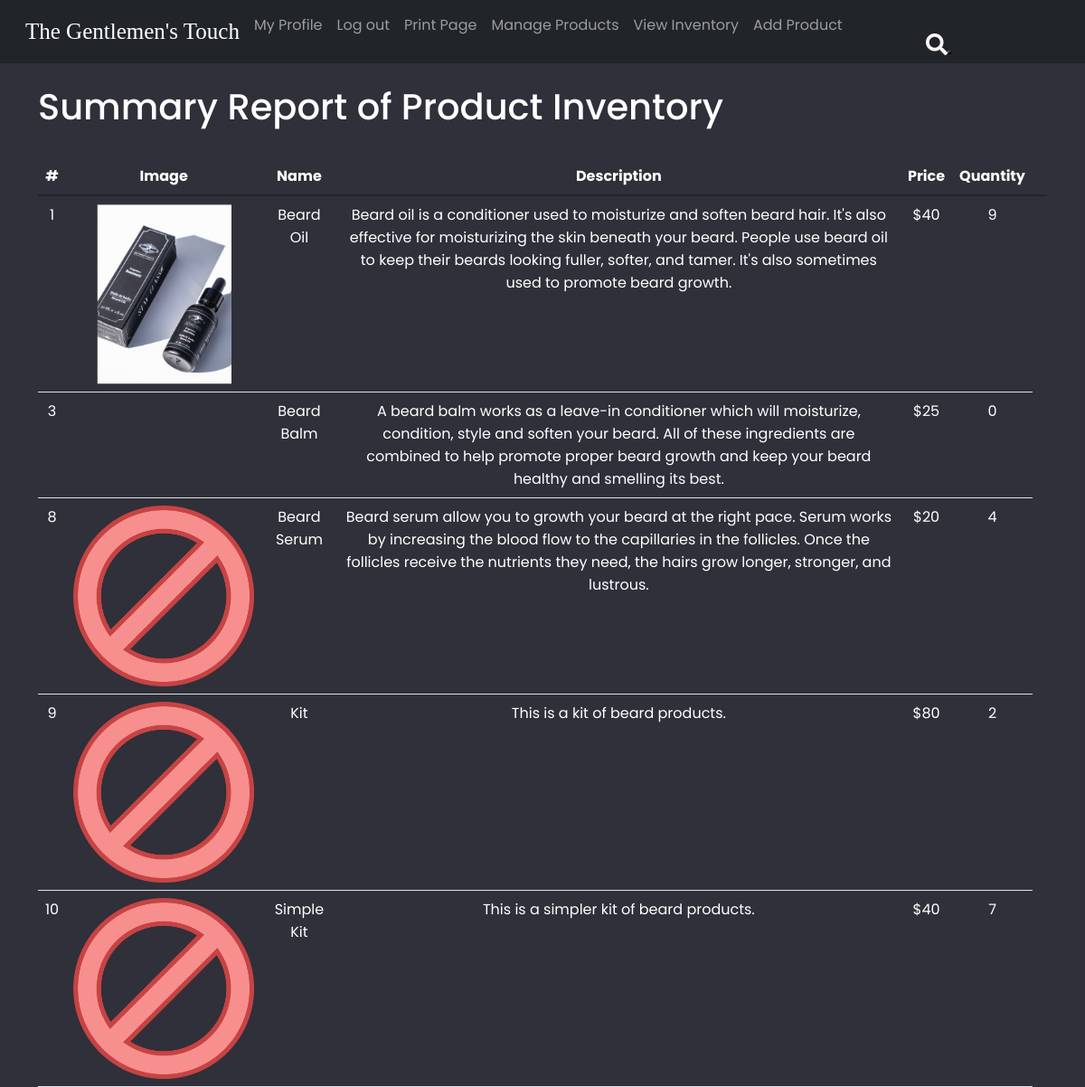
The page /Main/summary (signed in) on the database as committed earlier.
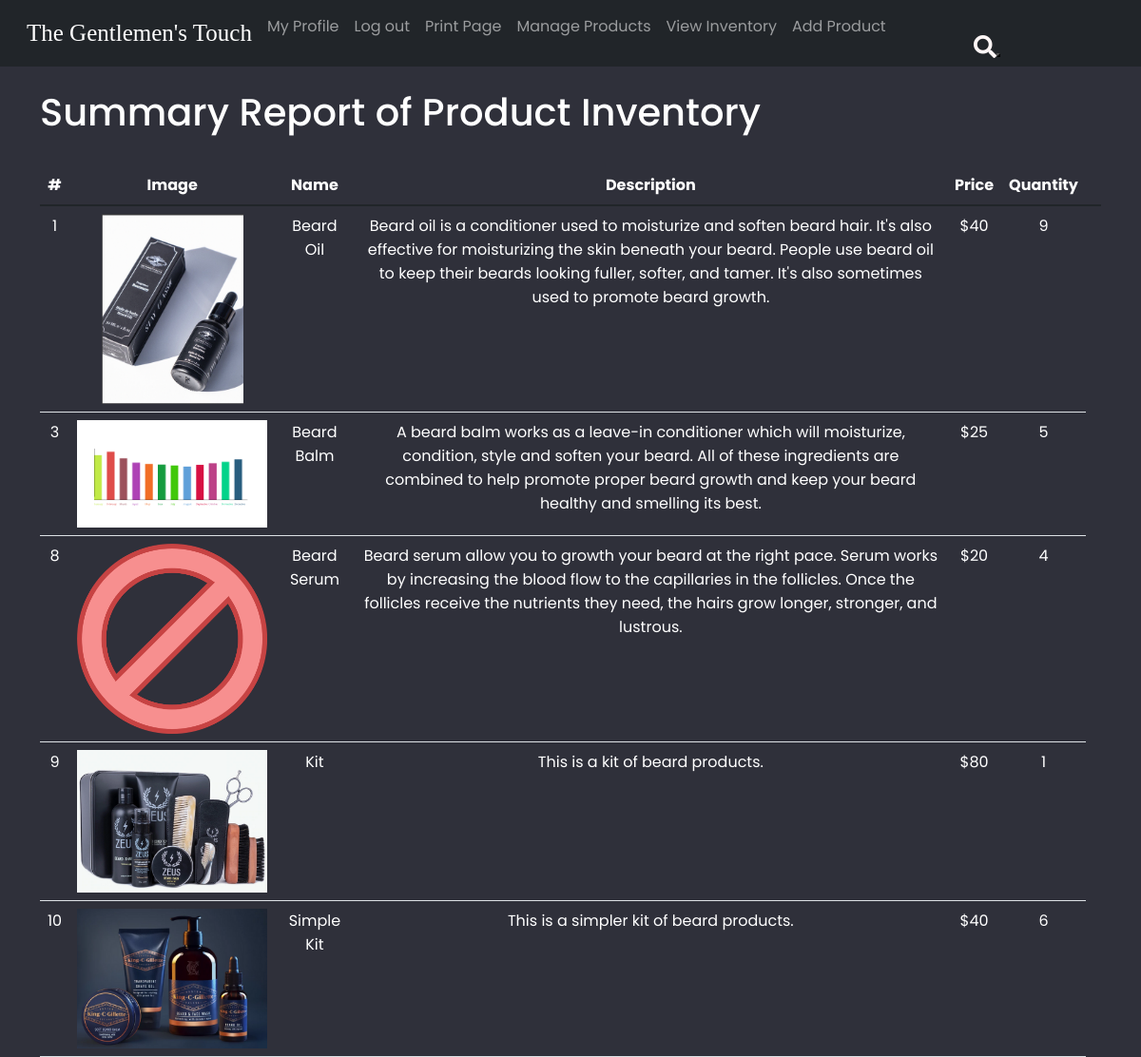
The same page on the database as committed later.
### tables this page shows
CREATE TABLE `product` (
  `product_id` int(11) NOT NULL,
  `product_image` varchar(50) NOT NULL DEFAULT 'blank.png',
  `product_name` varchar(30) NOT NULL,
  `description` text NOT NULL,
  `price` double NOT NULL,
  `quantity` int(11) NOT NULL
);

### app/controllers/Main.php (called while the page is built, shortened)
<?php
        class Main extends \app\core\Controller {
            public function summary() {
                $product = new \app\models\Product();
                $products = $product->getProducts();
                $this->view('Main/summary', $products);
            }
        }

### app/core/App.php (called while the page is built, shortened)
<?php
		class App {
			private $method = 'index';
			public function __construct() {
				$url = self::parseUrl();
				if (isset($url[0])) {
					unset($url[0]);
				}
				$this->controller = new $this->controller;
				if (isset($url[1])) {
					if (method_exists($this->controller, $url[1]))
						$this->method = $url[1];
					unset($url[1]);
				}
				$this->params = $url ? array_values($url) : [];
				call_user_func_array([$this->controller, $this->method], $this->params);
			}
			private static function parseUrl() {
				if (isset($_GET['url'])) {
					return explode('/',
						filter_var(
							rtrim($_GET['url'], '/'),
							FILTER_SANITIZE_URL)
					);
				}
			}
		}

### index.php (called while the page is built, shortened)
<?php
    new \app\core\App();

### app/models/Product.php (called while the page is built, shortened)
<?php
        class Product extends \app\core\Model {
            function getProducts() {
                $SQL = 'SELECT * FROM product';
                $STMT = self::$_connection->prepare($SQL);
                $STMT->execute();
                $STMT->setFetchMode(\PDO::FETCH_CLASS, "app\models\Product");
                return $STMT->fetchAll();
            }
        }

### app/core/DBConnection.php (called while the page is built, shortened)
<?php
		class DBConnection {
			static $connection = null;
			private function __construct() {
				if (self::$connection == null) {
					$host = 'localhost';
					$DBname = 'sysdev';
					$user = 'root';
					$password = '';
					self::$connection = new \PDO("mysql:host=$host;dbname=$DBname", $user, $password);
				}
			}
			public static function getInstance() {
				return self::$connection;
			}
		}

### app/views/Main/summary.php (the view, shortened to what this page needs)
<html>
    <head>
        <link href="https://cdn.jsdelivr.net/npm/bootstrap@5.1.3/dist/css/bootstrap.min.css" rel="stylesheet">
        <link rel="stylesheet" type="text/css" href="/app/public/css/navbar.css">
        <link rel="stylesheet" type="text/css" href="/app/public/css/summary.css">
    </head>
    <body style = 'overflow:scroll;'>
           <div class='container' >
                <br><h1 id="title">Summary Report of Product Inventory</h1> <br>
                <table class="table" style="text-align:center;">
                    <thead>
                        <tr>
                        <th scope="col" id="title">#</th>
                        <th scope="col" id="title">Image</th>
                        <th scope="col" id="title">Name</th>
                        <th scope="col" id="title">Description</th>
                        <th scope="col" id="title">Price</th>
                        <th scope="col" id="title">Quantity</th>
                        <td><img alt = '' src = '\\pictures\\$product->product_image' style = 'max-width:200px;max-height:200px;' ></td>
                        </tr>
                    </thead>
                    <tbody>
                        <?php
                            foreach ($data as $product) {
                                echo "<tr>
                                        <td id='title'>$product->product_id</td>
                                        <td><img alt = '' src = '\\pictures\\$product->product_image' style = 'max-width:200px;max-height:200px;' ></td>
                                        <td id='title'>$product->product_name</td>
                                        <td id='title'>$product->description</td>
                                        <td id='title'>$$product->price</td>
                                        <td id='title'>$product->quantity</td>
                                    </tr>";
                            }
                        ?>
                    </tbody>
                </table>
            </div>
    </body>
</html>

Rows that differ between the two databases and show on the page:
changed product "Beard Balm": product_image: picture added; quantity "0" → "5"
changed product "Kit": product_image: picture added in place of a placeholder; quantity "2" → "1"
changed product "Simple Kit": product_image: picture added in place of a placeholder; quantity "7" → "6"
